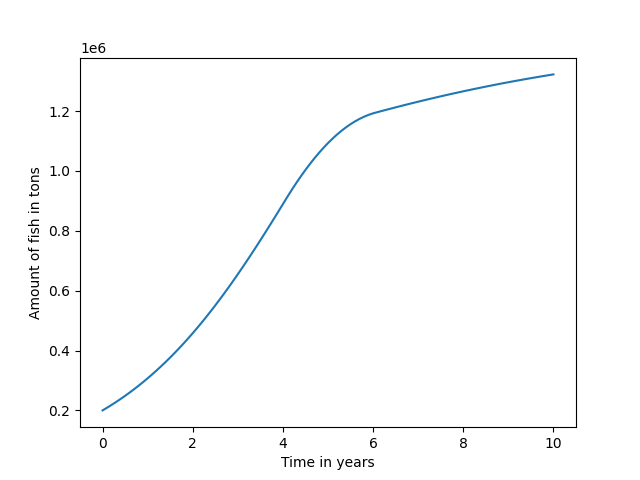

This figure's Python source:
# Gradually ramping up the rate at 
# which fish are harvested to a max harvest rate.

import matplotlib.pyplot as plt
import numpy
import math

maximum_growth_rate = 0.5 # 1 / year
carrying_capacity = 2e6 # tons
maximum_harvest_rate = 0.8 * 2.5e5 # tons / year
ramp_start = 4. # years
ramp_end = 6. # years

end_time = 10. # years
h = 0.1 # years
num_steps = int(end_time / h)
times = h * numpy.array(range(num_steps + 1))

def harvest():
    fish = numpy.zeros(num_steps + 1) # tons
    fish[0] = 2e5

    is_extinct = False
    for step in range(num_steps):
        if step*h<=4:
            harvest_rate=0
        elif step*h>=4 and step*h<=6:
            harvest_rate=maximum_harvest_rate/2*(step*h-4)
        else:
            harvest_rate=maximum_harvest_rate
        if is_extinct:
            fish_next_step = 0.
        else:
            fish_next_step = fish[step] + h * (maximum_growth_rate * (1. - fish[step] / carrying_capacity) * fish[step] - harvest_rate)
            if fish_next_step <= 0.:
                is_extinct = True
                fish_next_step = 0.
        fish[step + 1] = fish_next_step

    return fish

fish = harvest()

def plot_me():
    plt.plot(times, fish)
    axes = plt.gca()
    axes.set_xlabel('Time in years')
    axes.set_ylabel('Amount of fish in tons')
    plt.show()
    
plot_me()
